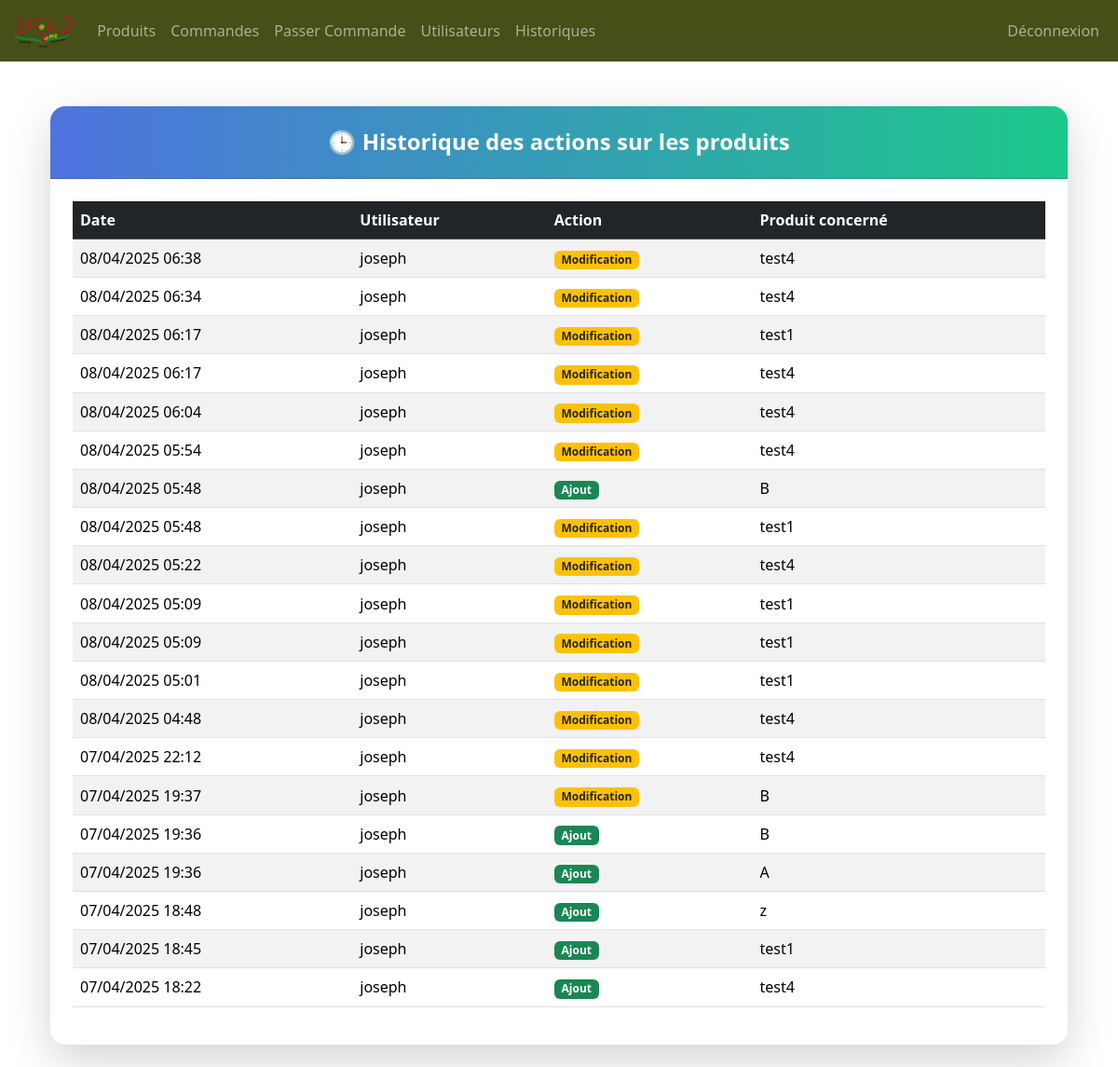
The page /historique/ (signed in) on the database as committed earlier.
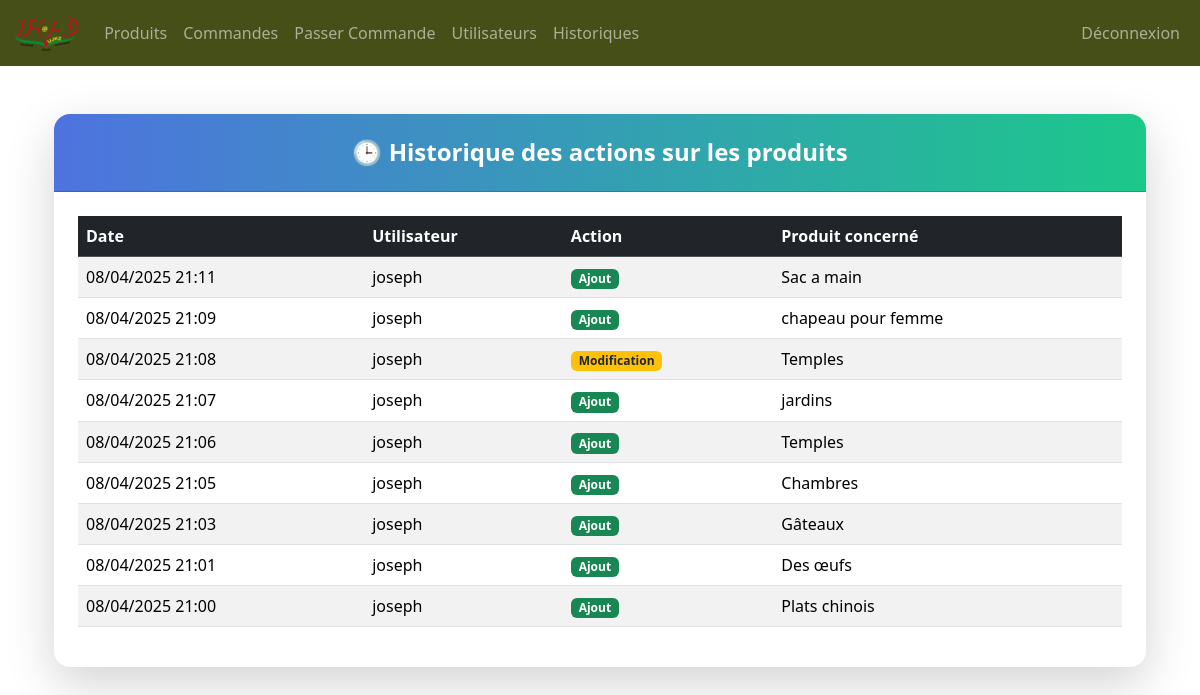
The same page on the database as committed later.
### produits/models.py (models this page shows, shortened)
class HistoriqueProduit(models.Model):
    ACTIONS = (
        ('ajout', 'Ajout'),
        ('modification', 'Modification'),
        ('suppression', 'Suppression'),
        ('exporter en CSV', 'Exporter en CSV'),
        ('exporter en PDF', 'Exporter en PDF'),
    )
    utilisateur = models.ForeignKey(settings.AUTH_USER_MODEL, on_delete=models.CASCADE)
    produit = models.ForeignKey('Produit', on_delete=models.CASCADE)
    action = models.CharField(max_length=20, choices=ACTIONS)
    date_action = models.DateTimeField(default=timezone.now)

class Produit(models.Model):
    nom = models.CharField(max_length=255)
    description = models.TextField(blank=True, null=True)
    prix = models.DecimalField(max_digits=10, decimal_places=2)
    stock = models.PositiveIntegerField()  # Correction: "quantite" remplacé par "stock"
    categorie = models.ForeignKey(Categorie, on_delete=models.CASCADE, related_name='produits')
    date_ajout = models.DateTimeField(auto_now_add=True)

### users/models.py (models this page shows, shortened)
class Utilisateur(AbstractUser):
    ADMIN = "admin"
    EMPLOYE = "employe"
    CLIENT = "client"
    ROLES = [
        (ADMIN, "Administrateur"),
        (EMPLOYE, "Employé"),
        (CLIENT, "Client"),
    ]
    role = models.CharField(max_length=20, choices=ROLES, default=CLIENT)
    telephone = models.CharField(max_length=15, blank=True, null=True)
    adresse = models.TextField(blank=True, null=True)
    date_de_naissance = models.DateField(blank=True, null=True)
    photo_profil = models.ImageField(upload_to="photos_profils/", blank=True, null=True)

### users/views.py (the view)
# urls.py: path("historique/", historique_actions, name="historique_actions"),
@login_required(login_url='connexion')
def historique_actions(request):
    historique = HistoriqueProduit.objects.select_related('utilisateur', 'produit').order_by('-date_action')
    return render(request, "admin/historique_actions.html", {
        "historique": historique
    })

### templates/admin/historique_actions.html (shortened to what this page needs)
{% extends "base/index.html" %}
{% block content %}
<div class="container mt-5">
    <div class="card shadow-lg rounded-4 border-0">
        <div class="card-header text-white text-center py-4" style="background: linear-gradient(90deg, #4e73df 0%, #1cc88a 100%);">
            <h4 class="fw-bold mb-0">🕒 Historique des actions sur les produits</h4>
        </div>
        <div class="card-body p-4">
            {% if historique %}
                <div class="table-responsive">
                    <table class="table table-striped table-hover align-middle">
                        <thead class="table-dark">
                            <tr>
                                <th scope="col">Date</th>
                                <th scope="col">Utilisateur</th>
                                <th scope="col">Action</th>
                                <th scope="col">Produit concerné</th>
                            </tr>
                        </thead>
                        <tbody>
                            {% for entry in historique %}
                                <tr>
                                    <td>{{ entry.date_action|date:"d/m/Y H:i" }}</td>
                                    <td>{{ entry.utilisateur.username }}</td>
                                    <td>
                                        {% if entry.action == "ajout" %}
                                            <span class="badge bg-success">Ajout</span>
                                        {% elif entry.action == "modification" %}
                                            <span class="badge bg-warning text-dark">Modification</span>
                                        {% elif entry.action == "suppression" %}
                                            <span class="badge bg-danger">Suppression</span>
                                        {% elif entry.action == "exporter en CSV" %}
                                            <span class="badge bg-info text-dark">Export CSV</span>
                                        {% elif entry.action == "exporter en PDF" %}
                                            <span class="badge bg-primary">Export PDF</span>
                                        {% else %}
                                            {{ entry.action }}
                                        {% endif %}
                                    </td>
                                    <td>{{ entry.produit.nom }}</td>
                                </tr>
                            {% endfor %}
                        </tbody>
                    </table>
                </div>
            {% else %}
                <div class="alert alert-info text-center">Aucune action enregistrée pour l’instant.</div>
            {% endif %}
        </div>
    </div>
</div>
{% endblock %}

Rows that differ between the two databases and show on the page:
removed HistoriqueProduit: date_action "08/04/2025 06:38", utilisateur.username "joseph", action "Modification", produit.nom "test4"
removed HistoriqueProduit: date_action "08/04/2025 06:34", utilisateur.username "joseph", action "Modification", produit.nom "test4"
removed HistoriqueProduit: date_action "08/04/2025 06:17", utilisateur.username "joseph", action "Modification", produit.nom "test1"
removed HistoriqueProduit: date_action "08/04/2025 06:17", utilisateur.username "joseph", action "Modification", produit.nom "test4"
removed HistoriqueProduit: date_action "08/04/2025 06:04", utilisateur.username "joseph", action "Modification", produit.nom "test4"
removed HistoriqueProduit: date_action "08/04/2025 05:54", utilisateur.username "joseph", action "Modification", produit.nom "test4"
removed HistoriqueProduit: date_action "08/04/2025 05:48", utilisateur.username "joseph", action "Ajout", produit.nom "B"
removed HistoriqueProduit: date_action "08/04/2025 05:48", utilisateur.username "joseph", action "Modification", produit.nom "test1"
removed HistoriqueProduit: date_action "08/04/2025 05:22", utilisateur.username "joseph", action "Modification", produit.nom "test4"
removed HistoriqueProduit: date_action "08/04/2025 05:09", utilisateur.username "joseph", action "Modification", produit.nom "test1"
removed HistoriqueProduit: date_action "08/04/2025 05:09", utilisateur.username "joseph", action "Modification", produit.nom "test1"
removed HistoriqueProduit: date_action "08/04/2025 05:01", utilisateur.username "joseph", action "Modification", produit.nom "test1"
removed HistoriqueProduit: date_action "08/04/2025 04:48", utilisateur.username "joseph", action "Modification", produit.nom "test4"
removed HistoriqueProduit: date_action "07/04/2025 22:12", utilisateur.username "joseph", action "Modification", produit.nom "test4"
removed HistoriqueProduit: date_action "07/04/2025 19:37", utilisateur.username "joseph", action "Modification", produit.nom "B"
removed HistoriqueProduit: date_action "07/04/2025 19:36", utilisateur.username "joseph", action "Ajout", produit.nom "B"
removed HistoriqueProduit: date_action "07/04/2025 19:36", utilisateur.username "joseph", action "Ajout", produit.nom "A"
removed HistoriqueProduit: date_action "07/04/2025 18:48", utilisateur.username "joseph", action "Ajout", produit.nom "z"
removed HistoriqueProduit: date_action "07/04/2025 18:45", utilisateur.username "joseph", action "Ajout", produit.nom "test1"
removed HistoriqueProduit: date_action "07/04/2025 18:22", utilisateur.username "joseph", action "Ajout", produit.nom "test4"
added HistoriqueProduit: date_action "08/04/2025 21:11", utilisateur.username "joseph", action "Ajout", produit.nom "Sac a main"
added HistoriqueProduit: date_action "08/04/2025 21:09", utilisateur.username "joseph", action "Ajout", produit.nom "chapeau pour femme"
added HistoriqueProduit: date_action "08/04/2025 21:08", utilisateur.username "joseph", action "Modification", produit.nom "Temples"
added HistoriqueProduit: date_action "08/04/2025 21:07", utilisateur.username "joseph", action "Ajout", produit.nom "jardins"
added HistoriqueProduit: date_action "08/04/2025 21:06", utilisateur.username "joseph", action "Ajout", produit.nom "Temples"
added HistoriqueProduit: date_action "08/04/2025 21:05", utilisateur.username "joseph", action "Ajout", produit.nom "Chambres"
added HistoriqueProduit: date_action "08/04/2025 21:03", utilisateur.username "joseph", action "Ajout", produit.nom "Gâteaux"
added HistoriqueProduit: date_action "08/04/2025 21:01", utilisateur.username "joseph", action "Ajout", produit.nom "Des œufs"
added HistoriqueProduit: date_action "08/04/2025 21:00", utilisateur.username "joseph", action "Ajout", produit.nom "Plats chinois"
